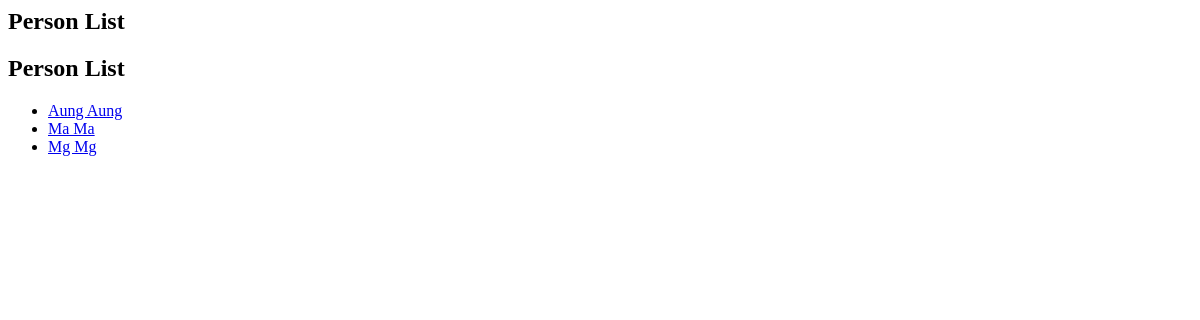
The app's page /person-list/, older data.
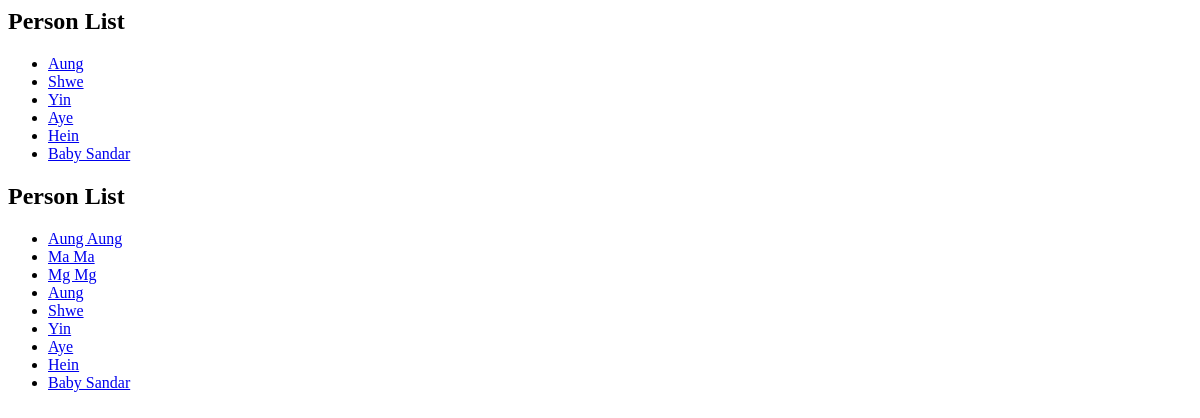
The same page, newer data.
### familytree/models.py (models this page shows, shortened)
class Person(models.Model):
    name = models.CharField(max_length=200)
    gender = models.ForeignKey(Gender, on_delete=models.SET_NULL, null=True)
    dob = models.DateField(null=True,blank=True)
    dod = models.DateField(null=True,blank=True)
    note = models.CharField(max_length=200, null=True,blank=True)
    parent_marriage = models.ForeignKey('Married', on_delete=models.SET_NULL, null=True,blank=True, related_name='children')

### familytree/views.py (the view)
# urls.py: path("person-list/", views.helloWorld, name="person-list"),
def helloWorld(request):
    person_list = ['Aung Aung', 'Ma Ma', 'Mg Mg']
    person_obj_list = Person.objects.all()
    return render(request, 'hello_world.html', {'person_list': person_list, 'title' : 'Person List', 'person_obj_list' : person_obj_list } )

### familytree/templates/hello_world.html
<h2>Person List</h2>
<ul>
    {% for person in person_obj_list %}
            <li>
                <a href="/person-detail/{{ person.id }}/">{{ person.name }}</a>
            </li>
    {% endfor %}
</ul>
<h2>{{ title }} </h2>
<ul>
    {% for person in person_list %}
            <li>
                <a href="/person-detail/{{ forloop.counter }}/">{{ person }}</a>
            </li>
    {% endfor %}
    {% for person in person_obj_list %}
            <li>
                <a href="/person-detail/{{ forloop.counter }}/">{{ person.name }}</a>
            </li>
    {% endfor %}
</ul>

Row changes from the older to the newer data that the page shows:
added Person: name "Aung"
added Person: name "Shwe"
added Person: name "Yin"
added Person: name "Aye"
added Person: name "Hein"
added Person: name "Baby Sandar"
